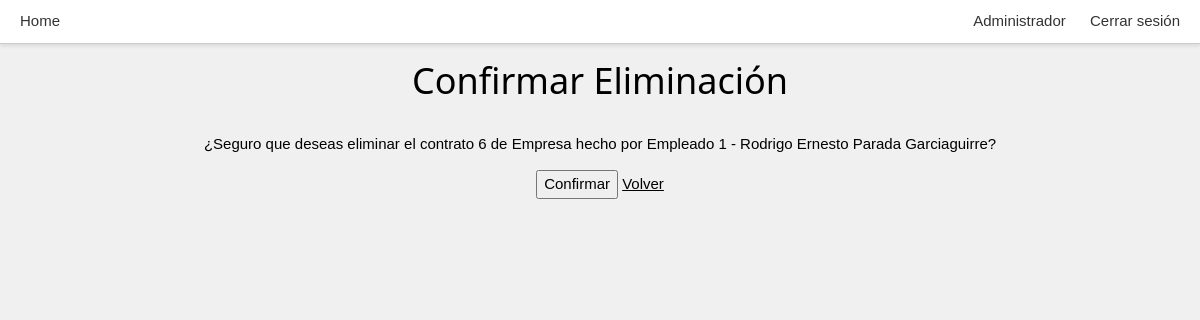
/contratos/37/eliminar/ (signed in), run on the app's committed database.
### GestionContratos/models.py (models this page shows, shortened)
class ContratoEmpresa(models.Model):
    contrato = models.OneToOneField(Contrato, on_delete=models.CASCADE, related_name='contratoEmpresaDetalle') # contrato del que deriva
    contratante = models.ForeignKey('Sistema.Empresa', on_delete=models.CASCADE, related_name='contratosEmpresa')
    tipo = models.CharField(max_length=20, default=TipoContrato.EMPRESA.value, editable=False)

class Contrato(models.Model):
    contratoId = models.AutoField(primary_key=True) # ID del contrato
    fechaInicio = models.DateField() # Fecha de inicio
    fechaFin = models.DateField(null=True)
    aprobado = models.BooleanField()
    contenido = models.TextField()
    contratador = models.ForeignKey('Sistema.Empleado', on_delete=models.PROTECT, related_name='contratacionesEmpleado', blank=True) # Referencia al empleado que elabora el contrato
    archivo = models.URLField(null=True, blank=True)

### Sistema/models.py (models this page shows, shortened)
class Empleado(models.Model):
    empleadoId = models.AutoField(primary_key=True)  # Campo de identificación independiente para Empleado
    user = models.ForeignKey(User, on_delete=models.CASCADE, blank=True, null=True)
    persona = models.OneToOneField(Persona, on_delete=models.CASCADE)
    profesion = models.CharField(max_length=100)
    domicilio = models.ForeignKey('Domicilio', on_delete=models.CASCADE)
    informacionAdicional = models.TextField(blank=True, null=True)
    def __str__(self):
        return f"Empleado {self.empleadoId} - {self.persona.nombre} {self.persona.apellido}"

class Persona(models.Model):
    personaId = models.AutoField(primary_key=True)
    apellido = models.CharField(max_length=100)
    nombre = models.CharField(max_length=100)
    dui = models.CharField(max_length=10, null=True, blank=True)

### GestionCentroComercial/utils.py (the view)
    def wrapper(request, *args, **kwargs):
        if checkAdmin(request):
            return view_func(request, *args, **kwargs)
        else:
            referer = request.META.get('HTTP_REFERER', reverse('home'))
            return redirect(referer)

### GestionCentroComercial/utils.py (called while the page is built)
def checkAdmin(request):
    return request.user.groups.filter(name="Administrador").exists()

def requiereLogin(view_func):
    def wrapper(request, *args, **kwargs):
        if request.user.is_authenticated:
            return view_func(request, *args, **kwargs)
        else:
            return redirect(reverse('login'))
    return wrapper

def requiereAdmin(view_func):
    def wrapper(request, *args, **kwargs):
        if checkAdmin(request):
            return view_func(request, *args, **kwargs)
        else:
            referer = request.META.get('HTTP_REFERER', reverse('home'))
            return redirect(referer)
    return wrapper

### GestionContratos/utils.py (called while the page is built)
def contratoTipoDesdeContratoBase(contratoBase):
    tipoPersonal = None
    tipoServicio = None
    tipoArrendamiento = None
    try:
        tipoPersonal = ContratoEmpleado.objects.get(contrato=contratoBase)
    except ContratoEmpleado.DoesNotExist:
        pass
    try:
        tipoServicio = ContratoEmpresa.objects.get(contrato=contratoBase)
    except ContratoEmpresa.DoesNotExist:
        pass
    try:
        tipoArrendamiento = ContratoArrendamiento.objects.get(contrato=contratoBase)
    except ContratoArrendamiento.DoesNotExist:
        pass
    contratoEspecifico = None
    if tipoArrendamiento:
        contratoEspecifico = tipoArrendamiento
    elif tipoServicio:
        contratoEspecifico = tipoServicio
    elif tipoPersonal:
        contratoEspecifico = tipoPersonal
    else:
        raise Exception("Tipo no definido")
    return contratoEspecifico

### GestionContratos/views.py (called while the page is built, shortened)
@requiereLogin
@requiereAdmin
def eliminarContrato(request, contratoId):
    try:
        contratoBase = Contrato.objects.get(contratoId=contratoId)
        contrato = contratoTipoDesdeContratoBase(contratoBase)
    except:
        return redirect('contratos')
    exito = False
    if request.method == "GET":
        return render(request, 'confirmarEliminacion.html', {'objeto': contrato, 'esAdministrador': True})

### GestionContratos/templates/confirmarEliminacion.html (shortened to what this page needs)
{% extends 'base.html' %}
{% block content %}
<h1>Confirmar Eliminación</h1>
{% if mensajeExito %}
<p>Éxito al Borrar</p>
{% else %}
<p>¿Seguro que deseas eliminar el contrato {{ objeto.id }} de {{ objeto.tipo }} hecho por {{ objeto.contrato.contratador}}?</p>
{% endif %}
<form method="post">
    {% if not mensajeExito %}
    <button type="submit">Confirmar</button>
    {% endif %}
    <a href="{% url 'contratos' %}">Volver</a>
</form>
{% endblock %}

### GestionContratos/static/css/stilo.css (style rules this page uses)
body { font-family: Arial, sans-serif; margin: 0; padding: 0; display: flex; flex-direction: column; align-items: center; background-color: #f0f0f0; }

### GestionContratos/static/css/w3.css (style rules this page uses)
html { box-sizing:border-box }
*,*:before,*:after { box-sizing:inherit }
html { -ms-text-size-adjust:100%;-webkit-text-size-adjust:100% }
body { margin:0 }
a { background-color:transparent }
button,input,select,textarea,optgroup { font:inherit;margin:0 }
button,input { overflow:visible }
button,select { text-transform:none }
button,[type=button],[type=reset],[type=submit] { -webkit-appearance:button }
html,body { font-family:Verdana,sans-serif;font-size:15px;line-height:1.5 }
html { overflow-x:hidden }
h1 { font-size:36px }
h1,h2,h3,h4,h5,h6 { font-family:"Segoe UI",Arial,sans-serif;font-weight:400;margin:10px 0 }
a { color:inherit }
,.w3-round-medium { border-radius:4px }

### data on the page
ContratoEmpresa: id "6", tipo "Empresa", contrato.contratador "Empleado 1 - Rodrigo Ernesto Parada Garciaguirre"
